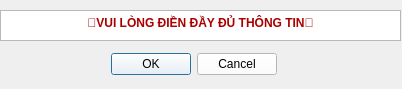
<?xml version="1.0" encoding="UTF-8"?>
<ui version="4.0">
 <class>Dialog</class>
 <widget class="QDialog" name="Dialog">
  <property name="geometry">
   <rect>
    <x>0</x>
    <y>0</y>
    <width>402</width>
    <height>89</height>
   </rect>
  </property>
  <property name="windowTitle">
   <string>Dialog</string>
  </property>
  <widget class="QDialogButtonBox" name="exit_button">
   <property name="geometry">
    <rect>
     <x>110</x>
     <y>50</y>
     <width>167</width>
     <height>29</height>
    </rect>
   </property>
   <property name="styleSheet">
    <string notr="true">color: rgb(0, 0, 0);
font: 700 9pt &quot;Segoe UI&quot;;
background-color: rgb(255, 255, 255);</string>
   </property>
   <property name="orientation">
    <enum>Qt::Horizontal</enum>
   </property>
   <property name="standardButtons">
    <set>QDialogButtonBox::Cancel|QDialogButtonBox::Ok</set>
   </property>
  </widget>
  <widget class="QTextBrowser" name="text_info">
   <property name="geometry">
    <rect>
     <x>0</x>
     <y>10</y>
     <width>401</width>
     <height>31</height>
    </rect>
   </property>
   <property name="styleSheet">
    <string notr="true">color: rgb(170, 0, 0);
font: 700 9pt &quot;Segoe UI&quot;;</string>
   </property>
   <property name="html">
    <string>&lt;!DOCTYPE HTML PUBLIC &quot;-//W3C//DTD HTML 4.0//EN&quot; &quot;http://www.w3.org/TR/REC-html40/strict.dtd&quot;&gt;
&lt;html&gt;&lt;head&gt;&lt;meta name=&quot;qrichtext&quot; content=&quot;1&quot; /&gt;&lt;meta charset=&quot;utf-8&quot; /&gt;&lt;style type=&quot;text/css&quot;&gt;
p, li { white-space: pre-wrap; }
hr { height: 1px; border-width: 0; }
li.unchecked::marker { content: &quot;\2610&quot;; }
li.checked::marker { content: &quot;\2612&quot;; }
&lt;/style&gt;&lt;/head&gt;&lt;body style=&quot; font-family:'Segoe UI'; font-size:9pt; font-weight:700; font-style:normal;&quot;&gt;
&lt;p align=&quot;center&quot; style=&quot; margin-top:0px; margin-bottom:0px; margin-left:0px; margin-right:0px; -qt-block-indent:0; text-indent:0px;&quot;&gt;💔️VUI LÒNG ĐIỀN ĐẦY ĐỦ THÔNG TIN💔&lt;/p&gt;&lt;/body&gt;&lt;/html&gt;</string>
   </property>
  </widget>
 </widget>
 <resources/>
 <connections>
  <connection>
   <sender>exit_button</sender>
   <signal>accepted()</signal>
   <receiver>Dialog</receiver>
   <slot>accept()</slot>
   <hints>
    <hint type="sourcelabel">
     <x>248</x>
     <y>254</y>
    </hint>
    <hint type="destinationlabel">
     <x>157</x>
     <y>274</y>
    </hint>
   </hints>
  </connection>
  <connection>
   <sender>exit_button</sender>
   <signal>rejected()</signal>
   <receiver>Dialog</receiver>
   <slot>reject()</slot>
   <hints>
    <hint type="sourcelabel">
     <x>316</x>
     <y>260</y>
    </hint>
    <hint type="destinationlabel">
     <x>286</x>
     <y>274</y>
    </hint>
   </hints>
  </connection>
 </connections>
</ui>
